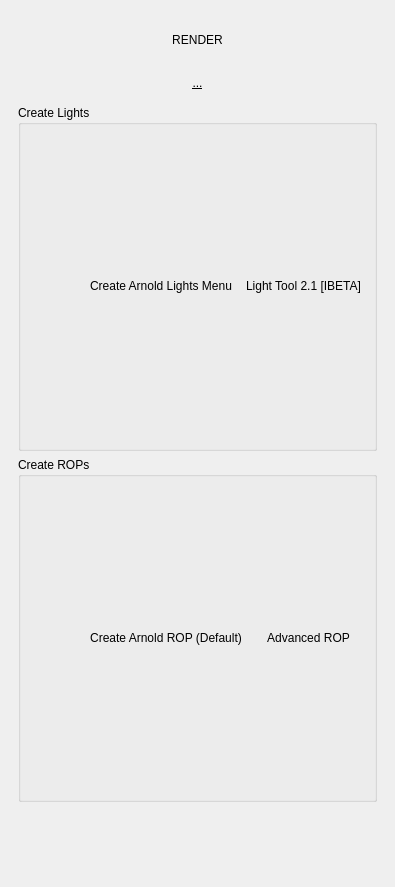
<?xml version="1.0" encoding="UTF-8"?>
<ui version="4.0">
 <class>ropWindow</class>
 <widget class="QMainWindow" name="ropWindow">
  <property name="geometry">
   <rect>
    <x>0</x>
    <y>0</y>
    <width>379</width>
    <height>887</height>
   </rect>
  </property>
  <property name="windowTitle">
   <string>ropWindow</string>
  </property>
  <widget class="QWidget" name="centralwidget">
   <layout class="QVBoxLayout" name="verticalLayout">
    <item>
     <widget class="QLabel" name="lbl_header_main">
      <property name="minimumSize">
       <size>
        <width>361</width>
        <height>61</height>
       </size>
      </property>
      <property name="text">
       <string>RENDER</string>
      </property>
      <property name="alignment">
       <set>Qt::AlignCenter</set>
      </property>
     </widget>
    </item>
    <item>
     <widget class="QLabel" name="lbl_console">
      <property name="font">
       <font>
        <underline>true</underline>
       </font>
      </property>
      <property name="text">
       <string>...</string>
      </property>
      <property name="alignment">
       <set>Qt::AlignCenter</set>
      </property>
      <property name="wordWrap">
       <bool>true</bool>
      </property>
     </widget>
    </item>
    <item>
     <widget class="QStackedWidget" name="stackedWidget">
      <property name="currentIndex">
       <number>0</number>
      </property>
      <widget class="QWidget" name="page">
       <layout class="QVBoxLayout" name="verticalLayout_2">
        <item>
         <widget class="QGroupBox" name="groupBox_2">
          <property name="title">
           <string>Create Lights</string>
          </property>
          <layout class="QVBoxLayout" name="verticalLayout_16">
           <item>
            <layout class="QHBoxLayout" name="horizontalLayout_3">
             <item>
              <widget class="QPushButton" name="bttn_ar2">
               <property name="minimumSize">
                <size>
                 <width>50</width>
                 <height>50</height>
                </size>
               </property>
               <property name="maximumSize">
                <size>
                 <width>50</width>
                 <height>16777215</height>
                </size>
               </property>
               <property name="text">
                <string/>
               </property>
               <property name="iconSize">
                <size>
                 <width>32</width>
                 <height>32</height>
                </size>
               </property>
               <property name="flat">
                <bool>true</bool>
               </property>
              </widget>
             </item>
             <item>
              <widget class="QPushButton" name="bttn_lightmenu">
               <property name="minimumSize">
                <size>
                 <width>0</width>
                 <height>50</height>
                </size>
               </property>
               <property name="text">
                <string>Create Arnold Lights Menu</string>
               </property>
               <property name="flat">
                <bool>true</bool>
               </property>
              </widget>
             </item>
             <item>
              <widget class="QPushButton" name="bttn_lighttoolmenu">
               <property name="minimumSize">
                <size>
                 <width>0</width>
                 <height>50</height>
                </size>
               </property>
               <property name="text">
                <string>Light Tool 2.1 [IBETA]</string>
               </property>
               <property name="flat">
                <bool>true</bool>
               </property>
              </widget>
             </item>
            </layout>
           </item>
          </layout>
         </widget>
        </item>
        <item>
         <widget class="QGroupBox" name="groupBox_3">
          <property name="title">
           <string>Create ROPs</string>
          </property>
          <layout class="QVBoxLayout" name="verticalLayout_17">
           <item>
            <layout class="QHBoxLayout" name="horizontalLayout_2">
             <item>
              <widget class="QPushButton" name="bttn_ar">
               <property name="minimumSize">
                <size>
                 <width>50</width>
                 <height>50</height>
                </size>
               </property>
               <property name="maximumSize">
                <size>
                 <width>50</width>
                 <height>16777215</height>
                </size>
               </property>
               <property name="text">
                <string/>
               </property>
               <property name="iconSize">
                <size>
                 <width>32</width>
                 <height>32</height>
                </size>
               </property>
               <property name="flat">
                <bool>true</bool>
               </property>
              </widget>
             </item>
             <item>
              <widget class="QPushButton" name="bttn_2">
               <property name="sizePolicy">
                <sizepolicy hsizetype="Minimum" vsizetype="Fixed">
                 <horstretch>0</horstretch>
                 <verstretch>0</verstretch>
                </sizepolicy>
               </property>
               <property name="minimumSize">
                <size>
                 <width>0</width>
                 <height>50</height>
                </size>
               </property>
               <property name="text">
                <string>Create Arnold ROP (Default)</string>
               </property>
               <property name="flat">
                <bool>true</bool>
               </property>
              </widget>
             </item>
             <item>
              <widget class="QPushButton" name="bttn_1">
               <property name="minimumSize">
                <size>
                 <width>0</width>
                 <height>50</height>
                </size>
               </property>
               <property name="text">
                <string>Advanced ROP</string>
               </property>
               <property name="flat">
                <bool>true</bool>
               </property>
              </widget>
             </item>
            </layout>
           </item>
          </layout>
         </widget>
        </item>
       </layout>
      </widget>
      <widget class="QWidget" name="ropCreate">
       <layout class="QVBoxLayout" name="verticalLayout_4">
        <item>
         <widget class="QLabel" name="label">
          <property name="text">
           <string>Select AOVs before Creating ROP</string>
          </property>
          <property name="alignment">
           <set>Qt::AlignCenter</set>
          </property>
         </widget>
        </item>
        <item>
         <widget class="QGroupBox" name="aov_grp">
          <property name="title">
           <string>AOV Groups</string>
          </property>
          <layout class="QVBoxLayout" name="verticalLayout_5">
           <item>
            <layout class="QHBoxLayout" name="horizontalLayout">
             <item>
              <layout class="QVBoxLayout" name="verticalLayout_3">
               <item>
                <widget class="QCheckBox" name="tk_aov_RGB">
                 <property name="text">
                  <string>RGBA</string>
                 </property>
                </widget>
               </item>
               <item>
                <widget class="QCheckBox" name="tk_aov_Normal">
                 <property name="text">
                  <string>Normal</string>
                 </property>
                </widget>
               </item>
               <item>
                <widget class="QCheckBox" name="tk_aov_Direct">
                 <property name="text">
                  <string>Direct Light</string>
                 </property>
                </widget>
               </item>
               <item>
                <widget class="QCheckBox" name="tk_aov_Indirect">
                 <property name="text">
                  <string>Indirect Light</string>
                 </property>
                </widget>
               </item>
              </layout>
             </item>
             <item>
              <layout class="QVBoxLayout" name="verticalLayout_7">
               <item>
                <widget class="QCheckBox" name="tk_aov_SSS">
                 <property name="text">
                  <string>Sub-Surface Scatter (SSS)</string>
                 </property>
                </widget>
               </item>
               <item>
                <widget class="QCheckBox" name="tk_aov_Specular">
                 <property name="text">
                  <string>Specular + Indirect</string>
                 </property>
                </widget>
               </item>
               <item>
                <widget class="QCheckBox" name="tk_aov_Albedo">
                 <property name="text">
                  <string>Albedo</string>
                 </property>
                </widget>
               </item>
               <item>
                <widget class="QCheckBox" name="tk_aov_Sheen">
                 <property name="text">
                  <string>Sheen</string>
                 </property>
                </widget>
               </item>
              </layout>
             </item>
            </layout>
           </item>
          </layout>
         </widget>
        </item>
        <item>
         <spacer name="verticalSpacer">
          <property name="orientation">
           <enum>Qt::Vertical</enum>
          </property>
          <property name="sizeType">
           <enum>QSizePolicy::Preferred</enum>
          </property>
          <property name="sizeHint" stdset="0">
           <size>
            <width>20</width>
            <height>120</height>
           </size>
          </property>
         </spacer>
        </item>
        <item>
         <widget class="QPushButton" name="bttn_createRop">
          <property name="minimumSize">
           <size>
            <width>0</width>
            <height>50</height>
           </size>
          </property>
          <property name="text">
           <string>Create Arnold ROP with AOVs</string>
          </property>
          <property name="flat">
           <bool>true</bool>
          </property>
         </widget>
        </item>
        <item>
         <widget class="QPushButton" name="bttn_applyArnold">
          <property name="minimumSize">
           <size>
            <width>0</width>
            <height>50</height>
           </size>
          </property>
          <property name="text">
           <string>Apply AOVs to Selected Arnold ROP</string>
          </property>
          <property name="flat">
           <bool>true</bool>
          </property>
         </widget>
        </item>
       </layout>
      </widget>
      <widget class="QWidget" name="lightcreate">
       <layout class="QVBoxLayout" name="verticalLayout_15">
        <item>
         <widget class="QGroupBox" name="groupBox">
          <property name="title">
           <string>Create Arnold Lights</string>
          </property>
          <layout class="QGridLayout" name="gridLayout">
           <item row="2" column="1">
            <widget class="QPushButton" name="bttn_ai_mesh">
             <property name="minimumSize">
              <size>
               <width>0</width>
               <height>70</height>
              </size>
             </property>
             <property name="text">
              <string>Mesh</string>
             </property>
             <property name="flat">
              <bool>true</bool>
             </property>
            </widget>
           </item>
           <item row="2" column="2">
            <widget class="QPushButton" name="bttn_ai_ies">
             <property name="minimumSize">
              <size>
               <width>0</width>
               <height>70</height>
              </size>
             </property>
             <property name="text">
              <string>IES/Photometric</string>
             </property>
             <property name="flat">
              <bool>true</bool>
             </property>
            </widget>
           </item>
           <item row="2" column="0">
            <widget class="QPushButton" name="bttn_ai_skydome">
             <property name="minimumSize">
              <size>
               <width>0</width>
               <height>70</height>
              </size>
             </property>
             <property name="font">
              <font>
               <weight>75</weight>
               <bold>true</bold>
              </font>
             </property>
             <property name="text">
              <string>Skydome</string>
             </property>
             <property name="flat">
              <bool>true</bool>
             </property>
            </widget>
           </item>
           <item row="1" column="1">
            <widget class="QPushButton" name="bttn_ai_disk">
             <property name="minimumSize">
              <size>
               <width>0</width>
               <height>70</height>
              </size>
             </property>
             <property name="text">
              <string>Disk</string>
             </property>
             <property name="flat">
              <bool>true</bool>
             </property>
            </widget>
           </item>
           <item row="0" column="1">
            <widget class="QPushButton" name="bttn_ai_distant">
             <property name="minimumSize">
              <size>
               <width>0</width>
               <height>70</height>
              </size>
             </property>
             <property name="text">
              <string>Distant</string>
             </property>
             <property name="flat">
              <bool>true</bool>
             </property>
            </widget>
           </item>
           <item row="0" column="0">
            <widget class="QPushButton" name="bttn_ai_point">
             <property name="minimumSize">
              <size>
               <width>0</width>
               <height>70</height>
              </size>
             </property>
             <property name="text">
              <string>Point</string>
             </property>
             <property name="flat">
              <bool>true</bool>
             </property>
            </widget>
           </item>
           <item row="1" column="2">
            <widget class="QPushButton" name="bttn_ai_cylinder">
             <property name="minimumSize">
              <size>
               <width>0</width>
               <height>70</height>
              </size>
             </property>
             <property name="text">
              <string>Cylinder</string>
             </property>
             <property name="flat">
              <bool>true</bool>
             </property>
            </widget>
           </item>
           <item row="0" column="2">
            <widget class="QPushButton" name="bttn_ai_spot">
             <property name="minimumSize">
              <size>
               <width>0</width>
               <height>70</height>
              </size>
             </property>
             <property name="font">
              <font>
               <weight>75</weight>
               <bold>true</bold>
              </font>
             </property>
             <property name="text">
              <string>Spot</string>
             </property>
             <property name="flat">
              <bool>true</bool>
             </property>
            </widget>
           </item>
           <item row="1" column="0">
            <widget class="QPushButton" name="bttn_ai_quad">
             <property name="minimumSize">
              <size>
               <width>0</width>
               <height>70</height>
              </size>
             </property>
             <property name="font">
              <font>
               <weight>75</weight>
               <bold>true</bold>
              </font>
             </property>
             <property name="text">
              <string>Quad/Area</string>
             </property>
             <property name="flat">
              <bool>true</bool>
             </property>
            </widget>
           </item>
          </layout>
         </widget>
        </item>
       </layout>
      </widget>
      <widget class="QWidget" name="lighttool">
       <layout class="QVBoxLayout" name="verticalLayout_6">
        <item>
         <widget class="QLabel" name="lbl_lighttop">
          <property name="font">
           <font>
            <weight>75</weight>
            <bold>true</bold>
           </font>
          </property>
          <property name="text">
           <string>Arnold Light Tool V2.1 (Intergrated)[BETA]</string>
          </property>
          <property name="alignment">
           <set>Qt::AlignCenter</set>
          </property>
         </widget>
        </item>
        <item>
         <widget class="QLabel" name="lblOUT">
          <property name="text">
           <string>...</string>
          </property>
          <property name="alignment">
           <set>Qt::AlignCenter</set>
          </property>
         </widget>
        </item>
        <item>
         <widget class="QListWidget" name="nodeListV">
          <property name="sizePolicy">
           <sizepolicy hsizetype="Expanding" vsizetype="Preferred">
            <horstretch>0</horstretch>
            <verstretch>0</verstretch>
           </sizepolicy>
          </property>
          <property name="minimumSize">
           <size>
            <width>0</width>
            <height>80</height>
           </size>
          </property>
         </widget>
        </item>
        <item>
         <layout class="QHBoxLayout" name="horizontalLayout_4">
          <item>
           <widget class="QRadioButton" name="node_errorOp">
            <property name="text">
             <string>Abort on Non-Arnold Light Nodes.</string>
            </property>
           </widget>
          </item>
          <item>
           <widget class="QLCDNumber" name="lcdNumber">
            <property name="frameShadow">
             <enum>QFrame::Raised</enum>
            </property>
            <property name="lineWidth">
             <number>0</number>
            </property>
            <property name="digitCount">
             <number>8</number>
            </property>
            <property name="value" stdset="0">
             <double>0.000000000000000</double>
            </property>
            <property name="intValue" stdset="0">
             <number>0</number>
            </property>
           </widget>
          </item>
         </layout>
        </item>
        <item>
         <layout class="QHBoxLayout" name="horizontalLayout_5">
          <item>
           <widget class="QPushButton" name="bttn_nodes">
            <property name="minimumSize">
             <size>
              <width>0</width>
              <height>40</height>
             </size>
            </property>
            <property name="text">
             <string>Select Nodes</string>
            </property>
            <property name="flat">
             <bool>false</bool>
            </property>
           </widget>
          </item>
          <item>
           <widget class="QPushButton" name="bttn_deSelNodes">
            <property name="minimumSize">
             <size>
              <width>0</width>
              <height>40</height>
             </size>
            </property>
            <property name="text">
             <string>De-Select All</string>
            </property>
            <property name="flat">
             <bool>false</bool>
            </property>
           </widget>
          </item>
         </layout>
        </item>
        <item>
         <widget class="QTabWidget" name="tabWidget">
          <property name="currentIndex">
           <number>0</number>
          </property>
          <widget class="QWidget" name="tab">
           <attribute name="title">
            <string>Colour/Exposure</string>
           </attribute>
           <layout class="QVBoxLayout" name="verticalLayout_13">
            <item>
             <widget class="QLabel" name="label_11">
              <property name="maximumSize">
               <size>
                <width>16777215</width>
                <height>20</height>
               </size>
              </property>
              <property name="text">
               <string>Colour (Preview)</string>
              </property>
              <property name="alignment">
               <set>Qt::AlignCenter</set>
              </property>
             </widget>
            </item>
            <item>
             <layout class="QHBoxLayout" name="horizontalLayout_6">
              <item>
               <widget class="QLabel" name="lbl_LGTC_PRV">
                <property name="minimumSize">
                 <size>
                  <width>315</width>
                  <height>110</height>
                 </size>
                </property>
                <property name="maximumSize">
                 <size>
                  <width>1000</width>
                  <height>1000</height>
                 </size>
                </property>
                <property name="text">
                 <string>Preview Here</string>
                </property>
                <property name="scaledContents">
                 <bool>true</bool>
                </property>
                <property name="alignment">
                 <set>Qt::AlignCenter</set>
                </property>
               </widget>
              </item>
             </layout>
            </item>
            <item>
             <layout class="QVBoxLayout" name="verticalLayout_10">
              <item>
               <layout class="QHBoxLayout" name="horizontalLayout_7">
                <item>
                 <widget class="QLabel" name="r_out">
                  <property name="minimumSize">
                   <size>
                    <width>50</width>
                    <height>0</height>
                   </size>
                  </property>
                  <property name="layoutDirection">
                   <enum>Qt::RightToLeft</enum>
                  </property>
                  <property name="text">
                   <string>Red   :</string>
                  </property>
                 </widget>
                </item>
                <item>
                 <widget class="QSlider" name="Cd_Slider_R">
                  <property name="maximum">
                   <number>100</number>
                  </property>
                  <property name="value">
                   <number>50</number>
                  </property>
                  <property name="sliderPosition">
                   <number>50</number>
                  </property>
                  <property name="orientation">
                   <enum>Qt::Horizontal</enum>
                  </property>
                 </widget>
                </item>
               </layout>
              </item>
              <item>
               <layout class="QHBoxLayout" name="horizontalLayout_8">
                <item>
                 <widget class="QLabel" name="g_out">
                  <property name="minimumSize">
                   <size>
                    <width>50</width>
                    <height>0</height>
                   </size>
                  </property>
                  <property name="layoutDirection">
                   <enum>Qt::RightToLeft</enum>
                  </property>
                  <property name="text">
                   <string>Green:</string>
                  </property>
                 </widget>
                </item>
                <item>
                 <widget class="QSlider" name="Cd_Slider_G">
                  <property name="maximum">
                   <number>100</number>
                  </property>
                  <property name="value">
                   <number>50</number>
                  </property>
                  <property name="orientation">
                   <enum>Qt::Horizontal</enum>
                  </property>
                 </widget>
                </item>
               </layout>
              </item>
              <item>
               <layout class="QHBoxLayout" name="horizontalLayout_9">
                <item>
                 <widget class="QLabel" name="b_out">
                  <property name="minimumSize">
                   <size>
                    <width>50</width>
                    <height>0</height>
                   </size>
                  </property>
                  <property name="layoutDirection">
                   <enum>Qt::RightToLeft</enum>
                  </property>
                  <property name="text">
                   <string>Blue   :</string>
                  </property>
                 </widget>
                </item>
                <item>
                 <widget class="QSlider" name="Cd_Slider_B">
                  <property name="maximum">
                   <number>100</number>
                  </property>
                  <property name="value">
                   <number>50</number>
                  </property>
                  <property name="orientation">
                   <enum>Qt::Horizontal</enum>
                  </property>
                 </widget>
                </item>
               </layout>
              </item>
             </layout>
            </item>
            <item>
             <widget class="Line" name="line">
              <property name="orientation">
               <enum>Qt::Horizontal</enum>
              </property>
             </widget>
            </item>
            <item>
             <layout class="QHBoxLayout" name="horizontalLayout_10">
              <item>
               <layout class="QVBoxLayout" name="verticalLayout_11">
                <item>
                 <widget class="QLabel" name="Minlbl">
                  <property name="font">
                   <font>
                    <family>MS Shell Dlg 2</family>
                    <pointsize>8</pointsize>
                   </font>
                  </property>
                  <property name="text">
                   <string>Intensity:</string>
                  </property>
                  <property name="alignment">
                   <set>Qt::AlignCenter</set>
                  </property>
                 </widget>
                </item>
                <item>
                 <widget class="QDoubleSpinBox" name="MindoubleSpinBox">
                  <property name="minimumSize">
                   <size>
                    <width>0</width>
                    <height>40</height>
                   </size>
                  </property>
                  <property name="wrapping">
                   <bool>false</bool>
                  </property>
                  <property name="suffix">
                   <string/>
                  </property>
                  <property name="decimals">
                   <number>2</number>
                  </property>
                  <property name="maximum">
                   <double>1000000.000000000000000</double>
                  </property>
                 </widget>
                </item>
               </layout>
              </item>
              <item>
               <spacer name="horizontalSpacer_3">
                <property name="orientation">
                 <enum>Qt::Horizontal</enum>
                </property>
                <property name="sizeType">
                 <enum>QSizePolicy::Fixed</enum>
                </property>
                <property name="sizeHint" stdset="0">
                 <size>
                  <width>10</width>
                  <height>10</height>
                 </size>
                </property>
               </spacer>
              </item>
              <item>
               <layout class="QVBoxLayout" name="verticalLayout_12">
                <item>
                 <widget class="QLabel" name="Maxlbl">
                  <property name="font">
                   <font>
                    <family>MS Shell Dlg 2</family>
                    <pointsize>8</pointsize>
                   </font>
                  </property>
                  <property name="text">
                   <string>Exposure:</string>
                  </property>
                  <property name="alignment">
                   <set>Qt::AlignCenter</set>
                  </property>
                 </widget>
                </item>
                <item>
                 <widget class="QDoubleSpinBox" name="MaxdoubleSpinBox">
                  <property name="minimumSize">
                   <size>
                    <width>0</width>
                    <height>40</height>
                   </size>
                  </property>
                  <property name="wrapping">
                   <bool>false</bool>
                  </property>
                  <property name="suffix">
                   <string/>
                  </property>
                  <property name="decimals">
                   <number>2</number>
                  </property>
                  <property name="maximum">
                   <double>1000000.000000000000000</double>
                  </property>
                 </widget>
                </item>
               </layout>
              </item>
             </layout>
            </item>
            <item>
             <widget class="QPushButton" name="bttn_setExposure">
              <property name="minimumSize">
               <size>
                <width>0</width>
                <height>40</height>
               </size>
              </property>
              <property name="text">
               <string>Set Values</string>
              </property>
              <property name="flat">
               <bool>false</bool>
              </property>
             </widget>
            </item>
            <item>
             <widget class="Line" name="line_2">
              <property name="orientation">
               <enum>Qt::Horizontal</enum>
              </property>
             </widget>
            </item>
            <item>
             <layout class="QHBoxLayout" name="horizontalLayout_11">
              <item>
               <widget class="QPushButton" name="bttn_multiply">
                <property name="minimumSize">
                 <size>
                  <width>0</width>
                  <height>40</height>
                 </size>
                </property>
                <property name="text">
                 <string>Multiply</string>
                </property>
                <property name="flat">
                 <bool>false</bool>
                </property>
               </widget>
              </item>
              <item>
               <spacer name="horizontalSpacer_4">
                <property name="orientation">
                 <enum>Qt::Horizontal</enum>
                </property>
                <property name="sizeType">
                 <enum>QSizePolicy::Fixed</enum>
                </property>
                <property name="sizeHint" stdset="0">
                 <size>
                  <width>10</width>
                  <height>10</height>
                 </size>
                </property>
               </spacer>
              </item>
              <item>
               <widget class="QDoubleSpinBox" name="multSpinBox">
                <property name="minimumSize">
                 <size>
                  <width>0</width>
                  <height>40</height>
                 </size>
                </property>
                <property name="decimals">
                 <number>2</number>
                </property>
               </widget>
              </item>
             </layout>
            </item>
           </layout>
          </widget>
          <widget class="QWidget" name="tab_2">
           <attribute name="title">
            <string>AOV/Target</string>
           </attribute>
           <layout class="QVBoxLayout" name="verticalLayout_14">
            <item>
             <widget class="QLabel" name="label_6">
              <property name="minimumSize">
               <size>
                <width>0</width>
                <height>0</height>
               </size>
              </property>
              <property name="maximumSize">
               <size>
                <width>16777215</width>
                <height>50</height>
               </size>
              </property>
              <property name="text">
               <string>Input name for AOV Light Group</string>
              </property>
              <property name="alignment">
               <set>Qt::AlignCenter</set>
              </property>
             </widget>
            </item>
            <item>
             <widget class="QLineEdit" name="lineEdit"/>
            </item>
            <item>
             <widget class="QPushButton" name="bttn_setLG">
              <property name="text">
               <string>Set Light Group</string>
              </property>
              <property name="flat">
               <bool>false</bool>
              </property>
             </widget>
            </item>
            <item>
             <widget class="QPushButton" name="bttn_LGClear">
              <property name="text">
               <string>Clear All Light Groups</string>
              </property>
              <property name="flat">
               <bool>false</bool>
              </property>
             </widget>
            </item>
            <item>
             <spacer name="verticalSpacer_2">
              <property name="orientation">
               <enum>Qt::Vertical</enum>
              </property>
              <property name="sizeType">
               <enum>QSizePolicy::Fixed</enum>
              </property>
              <property name="sizeHint" stdset="0">
               <size>
                <width>20</width>
                <height>40</height>
               </size>
              </property>
             </spacer>
            </item>
            <item>
             <widget class="Line" name="line_3">
              <property name="orientation">
               <enum>Qt::Horizontal</enum>
              </property>
             </widget>
            </item>
            <item>
             <widget class="QLabel" name="label_5">
              <property name="maximumSize">
               <size>
                <width>16777215</width>
                <height>50</height>
               </size>
              </property>
              <property name="text">
               <string>Select Object for Light Target</string>
              </property>
              <property name="alignment">
               <set>Qt::AlignCenter</set>
              </property>
             </widget>
            </item>
            <item>
             <widget class="QListWidget" name="lighttar_list">
              <property name="maximumSize">
               <size>
                <width>16777215</width>
                <height>50</height>
               </size>
              </property>
             </widget>
            </item>
            <item>
             <widget class="QPushButton" name="bttn_lightgroup">
              <property name="text">
               <string>Select Target Node</string>
              </property>
              <property name="flat">
               <bool>false</bool>
              </property>
             </widget>
            </item>
            <item>
             <widget class="QPushButton" name="bttn_clearTar">
              <property name="text">
               <string>Clear Target</string>
              </property>
              <property name="flat">
               <bool>false</bool>
              </property>
             </widget>
            </item>
            <item>
             <widget class="QPushButton" name="bttn_removeTar">
              <property name="text">
               <string>Remove All Targets</string>
              </property>
              <property name="flat">
               <bool>false</bool>
              </property>
             </widget>
            </item>
           </layout>
          </widget>
         </widget>
        </item>
        <item>
         <widget class="QPushButton" name="bttn_resetLights">
          <property name="enabled">
           <bool>false</bool>
          </property>
          <property name="minimumSize">
           <size>
            <width>0</width>
            <height>40</height>
           </size>
          </property>
          <property name="text">
           <string>...</string>
          </property>
          <property name="flat">
           <bool>true</bool>
          </property>
         </widget>
        </item>
       </layout>
      </widget>
     </widget>
    </item>
    <item>
     <widget class="QPushButton" name="bttn_backfooter">
      <property name="minimumSize">
       <size>
        <width>361</width>
        <height>61</height>
       </size>
      </property>
      <property name="styleSheet">
       <string notr="true">padding: 0;
border: none;</string>
      </property>
      <property name="text">
       <string/>
      </property>
      <property name="flat">
       <bool>true</bool>
      </property>
     </widget>
    </item>
   </layout>
  </widget>
 </widget>
 <resources/>
 <connections/>
</ui>
